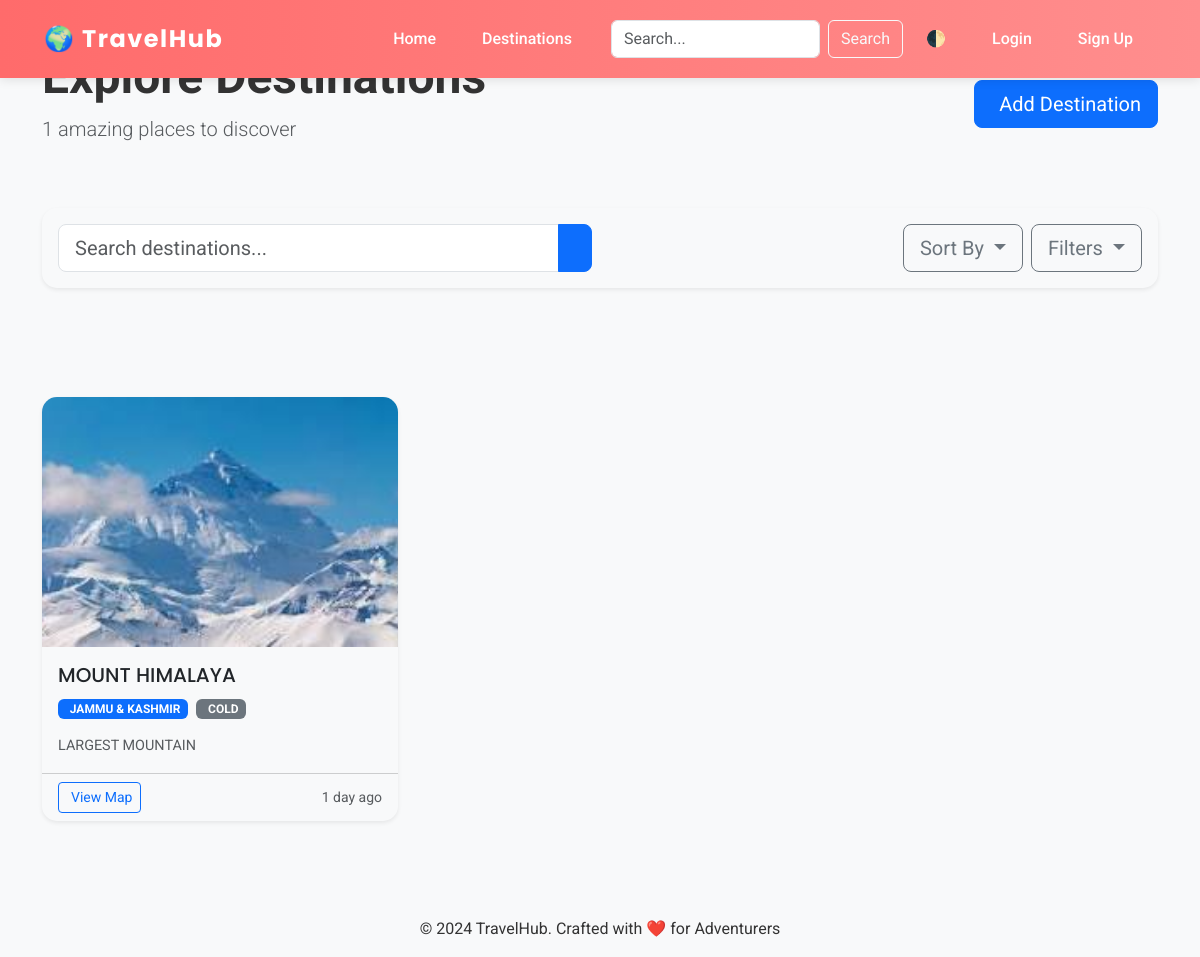
/destinations/, run on the app's committed database.
### destinations/models.py (models this page shows, shortened)
class Destination(models.Model):
    created_by = models.ForeignKey(
        User,
        on_delete=models.CASCADE,
        related_name='created_destinations',
        verbose_name='Created By'
    )
    favorited_by = models.ManyToManyField(
        User,
        related_name='favorite_destinations',
        blank=True,
        verbose_name='Favorited By'
    )
    place_name = models.CharField(
        max_length=200,
        verbose_name='Destination Name',
        help_text="Official name of the tourist destination"
    )
    state = models.CharField(
        max_length=100,
        verbose_name='State/Province',
        help_text="State or province where the destination is located"
    )
    district = models.CharField(
        max_length=100,
        verbose_name='District/County',
        help_text="District or county within the state"
    )
    description = models.TextField(
        verbose_name='Description',
        help_text="Detailed description of the location and its attractions"
    )
    weather = models.CharField(
        max_length=100,
        verbose_name='Climate',
        help_text="Typical weather conditions and climate"
    )
    google_map_link = models.URLField(
        max_length=500,
        verbose_name='Google Maps Link',
        help_text="Full Google Maps URL for the location"
    )
    image = models.ImageField(
        upload_to='destinations/%Y/%m/%d/',
        verbose_name='Featured Image',
        help_text="Primary display image for the destination"
    )
    is_featured = models.BooleanField(
        default=False,
        verbose_name='Featured Destination',
        help_text="Check to highlight this as a featured destination"
    )
    created_at = models.DateTimeField(
        auto_now_add=True,
        verbose_name='Creation Date',
        editable=False
    )
    modified_at = models.DateTimeField(
        auto_now=True,
        verbose_name='Last Modified'
    )
    class Meta:
        ordering = ['-created_at']
        verbose_name = 'Tourist Destination'
        verbose_name_plural = 'Tourist Destinations'
        indexes = [
            models.Index(fields=['place_name', 'state']),
            models.Index(fields=['created_at']),
            models.Index(fields=['is_featured']),
        ]

### destinations/views.py (the view)
# urls.py: path('destinations/', DestinationListView.as_view(), name='destination_list'),
class DestinationListView(ListView):
    model = Destination
    template_name = 'destinations/list.html'
    context_object_name = 'destinations'
    paginate_by = 9
    ordering = ['-created_at']
    def get_queryset(self):
        queryset = super().get_queryset()
        search_query = self.request.GET.get('q')
        state_filter = self.request.GET.get('state')
        sort = self.request.GET.get('sort', '-created_at')
        if search_query:
            queryset = queryset.filter(
                Q(place_name__icontains=search_query) |
                Q(description__icontains=search_query) |
                Q(state__icontains=search_query)
            )
        if state_filter:
            queryset = queryset.filter(state__iexact=state_filter)
        return queryset.order_by(sort)
    def get_context_data(self, **kwargs):
        context = super().get_context_data(**kwargs)
        context.update({
            'active_users': User.objects.filter(is_active=True).count(),
            'states': Destination.objects.values_list('state', flat=True).distinct(),
            'current_sort': self.request.GET.get('sort', '-created_at'),
            'current_state': self.request.GET.get('state')
        })
        return context

### destinations/templates/destinations/list.html (shortened to what this page needs)
{% extends 'base.html' %}
{% load static %}
{% block content %}
<section class="destination-list py-5">
    <div class="container">
        <div class="d-flex flex-column flex-md-row justify-content-between align-items-md-center mb-5">
            <div class="mb-3 mb-md-0">
                <h1 class="display-5 fw-bold">Explore Destinations</h1>
                <p class="lead text-muted">{{ page_obj.paginator.count }} amazing places to discover</p>
            </div>
            <div>
                <a href="{% url 'destination_create' %}" class="btn btn-primary btn-lg">
                    Add Destination
                </a>
            </div>
        </div>
        <div class="card shadow-sm mb-5">
            <div class="card-body">
                <div class="row g-3">
                    <div class="col-md-6">
                        <form method="GET" hx-get="{% url 'destination_list' %}" hx-target="#destination-list"
                              hx-trigger="keyup changed delay:500ms, search" hx-indicator="#search-indicator">
                            <div class="input-group">
                                <input type="text" name="q" value="{{ request.GET.q }}"
                                       class="form-control form-control-lg"
                                       placeholder="Search destinations..."
                                       aria-label="Search destinations">
                                <button type="submit" class="btn btn-primary btn-lg">
                                </button>
                            </div>
                        </form>
                    </div>
                    <div class="col-md-6">
                        <div class="d-flex gap-2 justify-content-end">
                            <div class="dropdown">
                                <button class="btn btn-outline-secondary btn-lg dropdown-toggle"
                                        type="button" data-bs-toggle="dropdown">
                                     Sort By
                                </button>
                            </div>
                            <div class="dropdown">
                                <button class="btn btn-outline-secondary btn-lg dropdown-toggle"
                                        type="button" data-bs-toggle="dropdown">
                                     Filters
                                </button>
                            </div>
                        </div>
                    </div>
                </div>
            </div>
        </div>
        <div id="destination-list" class="row row-cols-1 row-cols-md-2 row-cols-xl-3 g-4">
            {% for destination in destinations %}
            <div class="col">
                <div class="card h-100 shadow-sm position-relative">
                    <img src="{{ destination.image.url }}"
                         class="card-img-top destination-thumbnail"
                         alt="{{ destination.place_name }}"
                         loading="lazy">
                    <div class="card-body">
                        <h3 class="h5 card-title">{{ destination.place_name }}</h3>
                        <div class="d-flex gap-2 mb-3">
                            <span class="badge bg-primary">
                                {{ destination.state }}
                            </span>
                            <span class="badge bg-secondary">
                                {{ destination.weather }}
                            </span>
                        </div>
                        <p class="card-text text-muted">{{ destination.description|truncatechars:120 }}</p>
                    </div>
                    <div class="card-footer bg-transparent">
                        <div class="d-flex justify-content-between align-items-center">
                            <a href="{{ destination.google_map_link }}"
                               class="btn btn-sm btn-outline-primary"
                               target="_blank">
                                View Map
                            </a>
                            <div class="text-muted small">
                                {{ destination.created_at|timesince }} ago
                            </div>
                        </div>
                    </div>
                </div>
            </div>
            {% endfor %}
        </div>
    </div>
</section>
{% endblock %}

### static/css/styles.css (style rules this page uses)
:root { --bg-light: #f8f9fa; --bg-dark: #1a1a1a; --text-light: #333; --text-dark: #fff; }
body { margin: 0; padding: 0; font-family: 'Roboto', sans-serif; background-color: var(--bg-light); color: var(--text-light); transition: background-color 0.3s, color 0.3s; }
.destination-list { padding: 100px 0; background-color: inherit; }
.card { border: none; border-radius: 15px; transition: transform 0.3s, box-shadow 0.3s; overflow: hidden; background-color: inherit; }
.card-img-top { height: 250px; object-fit: cover; opacity: 0; transition: opacity 0.3s; }
.card-title { font-family: 'Poppins', sans-serif; font-size: 1.25rem; margin-bottom: 0.75rem; }
.card-text { color: #666; font-size: 0.9rem; margin-bottom: 1.5rem; }

### destinations/templates/destinations/list.html (style rules this page uses)
.destination-thumbnail { height: 250px; object-fit: cover; transition: transform 0.3s ease; }

### data on the page
Destination: image (picture), place_name "MOUNT HIMALAYA", state "JAMMU & KASHMIR", weather "COLD", description "LARGEST MOUNTAIN", created_at "1 day"

### other printed values
{{ page_obj.paginator.count }} "1"
